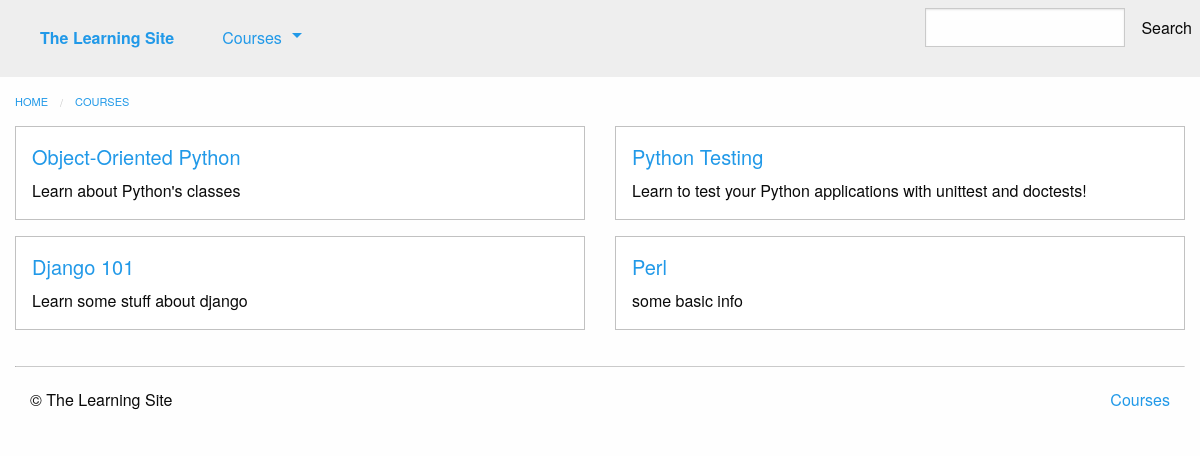
Page /courses/ on the committed database.
### courses/models.py (models this page shows, shortened)
class Course(models.Model):
    created_at = models.DateTimeField(auto_now_add=True)
    title = models.CharField(max_length=255)
    description = models.TextField()
    teacher = models.ForeignKey(User, on_delete=models.CASCADE)
    subject = models.CharField(default='', max_length=100)
    published = models.BooleanField(default=False)

### courses/views.py (the view)
# urls.py: path('', views.course_list, name='list'),
def course_list(request):
    courses = models.Course.objects.filter(published=True)
    return render(request, 'courses/course_list.html', {'courses': courses})

### courses/templatetags/course_extras.py (called while the page is built)
@register.inclusion_tag('courses/course_nav.html')
def nav_courses_list():
    courses = Course.objects.filter(
        published=True
    ).order_by(
        '-created_at'
    ).values('id', 'title'
             )[:5]
    return {'courses': courses}

### courses/templates/courses/course_list.html (shortened to what this page needs)
{% extends "courses/layout.html" %}
{% block content %}
    <div class="row columns">
        {{ block.super }}
    </div>
    <div class="row">
        {%  for course in courses %}
            <div class="small-6 columns">
                <div class="callout">
                    <h5><a href="{% url 'courses:detail' pk=course.pk %}">{{ course.title }}</a></h5>
                    <div class="card-copy">
                        {{ course.description }}
                    </div>
                </div>
            </div>
            {% if forloop.counter|divisibleby:"2" %}
                </div>
                <div class="row">
            {% endif %}
        {% endfor %}
    </div>
{% endblock %}

### courses/templates/courses/layout.html (shortened to what this page needs)
{% extends "layout.html" %}
{% block content %}
    <ul class="breadcrumbs">
        <li><a href="{% url 'home' %}">Home</a></li>
        <li><a href="{% url 'courses:list' %}">Courses</a></li>
    </ul>
{% endblock %}

### templates/layout.html (shortened to what this page needs)
<!doctype html>
{% load static from staticfiles %}
{% load course_extras %}
<html class="no-js" lang="en">
    <head>
        <link rel="stylesheet" href="{% static 'css/foundation.min.css' %}">
        <link rel="stylesheet" href="{% static 'css/layout.css' %}">
    </head>
    <body>
        <nav class="top-bar" role="navigation">
            <section class="top-bar-left">
                <ul class="dropdown menu" data-dropdown-menu role="menubar">
                    <li class="menu-text"><a href="{% url 'home' %}"> The Learning Site</a></li>
                    <li class="has-submenu">
                        <a href="#">Courses</a>
                    </li>
                </ul>
            </section>
            <section class="top-bar-right">
                <form action="{% url 'courses:search' %}" method="GET">
                   <ul class="menu">
                       <li><input type="search" name="q"></li>
                       <li><button type="button" class="secondary small">Search</button> </li>
                   </ul>
                </form>
            </section>
        </nav>
        {% block content %}{% endblock %}
        <footer class="row columns">
            <hr/>
            <div class="small-6 columns">
                <p>&copy; The Learning Site</p>
            </div>
            <div class="small-6 columns">
                <ul class="inline-list no-bullet float-right">
                    <li><a href="{% url 'courses:list' %}">Courses</a></li>
                </ul>
            </div>
        </footer>
    </body>
</html>

### assets/css/layout.css (style rules this page uses)
.top-bar { margin-bottom: 1rem; }

### rows in the picture
Course: title "Object-Oriented Python", description "Learn about Python's classes"
Course: title "Python Testing", description "Learn to test your Python applications with unittest and doctests!"
Course: title "Django 101", description "Learn some stuff about django"
Course: title "Perl", description "some basic info"
